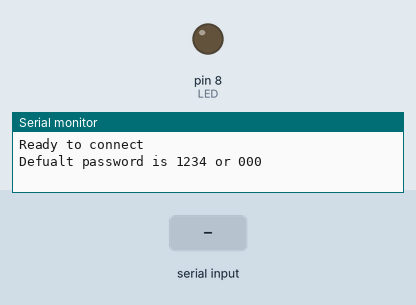
Bench run of a sketch on a simulated Arduino Uno, built with avr-gcc and run on an emulated ATmega328P. Shown: output pins drawn as LEDs (lit = HIGH), the last lines printed to the serial monitor. The inputs (shaded band) are chosen by the test bench.

Above: at 1.2 s.
1.3 s: "W" received over the second serial link
At 1.9 s:
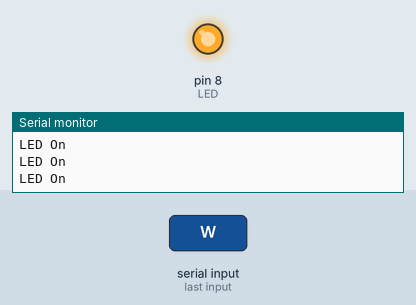
2.8 s: "w" received over the second serial link
Timing chart, 0 to 5.8 s (numbered marks = the images above; inputs shaded):
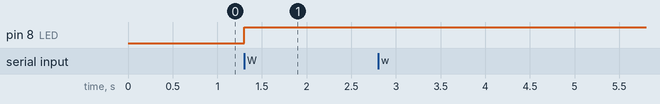

Measured:
- after the input at 1.3 s, pin 8 (LED): LOW → HIGH at once

The sketch:

sketch_jul29a.ino
```cpp
#include <SoftwareSerial.h>
SoftwareSerial MyBlue(2, 3); // RX | TX
char command;
int LED = 8;
void setup()
{
 Serial.begin(9600);
 MyBlue.begin(9600);
 pinMode(LED, OUTPUT);
 Serial.println("Ready to connect\nDefualt password is 1234 or 000");
}
void loop()
{
 if (MyBlue.available())
   command = MyBlue.read();
 if (command == 'W')
 {
   digitalWrite(LED, HIGH);
   Serial.println("LED On");
 }
 else if (command == 'w')
 {
   digitalWrite(LED, HIGH);
   Serial.println("LED Off");
 }
}
```
